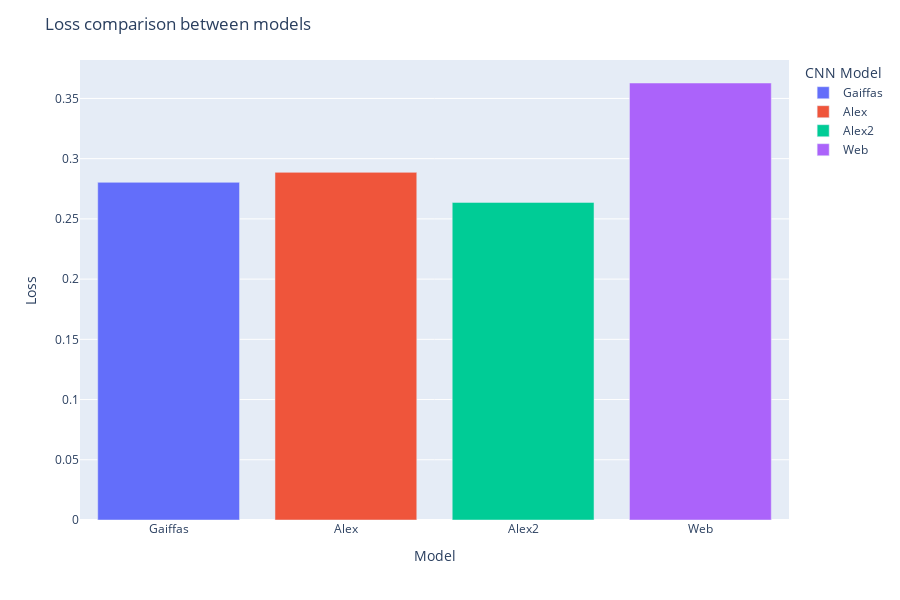

Notebook code for this chart:
### Code cell
fig = px.bar(testing_accuracy_df, x='model', y='loss', hover_data=['loss', 'model'], 
             color='model', height=600,
             color_continuous_scale=px.colors.sequential.Viridis
            )

fig.update_layout(
    title="Loss comparison between models",
    xaxis_title="Model",
    yaxis_title="Loss",
    legend_title_text='CNN Model'
)

fig.show()

### Figure 1 — Plotly figure (JSON) as saved in the notebook; plotly's stock layout.template omitted (floating-point values rounded to 4 significant figures)
{"data": [{"alignmentgroup": "True", "customdata": [[0.2803, "Gaiffas"]], "hovertemplate": "model=%{customdata[1]}<br>loss=%{customdata[0]}<extra></extra>", "legendgroup": "Gaiffas", "marker": {"color": "#636efa"}, "name": "Gaiffas", "offsetgroup": "Gaiffas", "orientation": "v", "showlegend": true, "textposition": "auto", "type": "bar", "x": ["Gaiffas"], "xaxis": "x", "y": [0.2803], "yaxis": "y"}, {"alignmentgroup": "True", "customdata": [[0.2886, "Alex"]], "hovertemplate": "model=%{customdata[1]}<br>loss=%{customdata[0]}<extra></extra>", "legendgroup": "Alex", "marker": {"color": "#EF553B"}, "name": "Alex", "offsetgroup": "Alex", "orientation": "v", "showlegend": true, "textposition": "auto", "type": "bar", "x": ["Alex"], "xaxis": "x", "y": [0.2886], "yaxis": "y"}, {"alignmentgroup": "True", "customdata": [[0.2637, "Alex2"]], "hovertemplate": "model=%{customdata[1]}<br>loss=%{customdata[0]}<extra></extra>", "legendgroup": "Alex2", "marker": {"color": "#00cc96"}, "name": "Alex2", "offsetgroup": "Alex2", "orientation": "v", "showlegend": true, "textposition": "auto", "type": "bar", "x": ["Alex2"], "xaxis": "x", "y": [0.2637], "yaxis": "y"}, {"alignmentgroup": "True", "customdata": [[0.3628, "Web"]], "hovertemplate": "model=%{customdata[1]}<br>loss=%{customdata[0]}<extra></extra>", "legendgroup": "Web", "marker": {"color": "#ab63fa"}, "name": "Web", "offsetgroup": "Web", "orientation": "v", "showlegend": true, "textposition": "auto", "type": "bar", "x": ["Web"], "xaxis": "x", "y": [0.3628], "yaxis": "y"}], "layout": {"barmode": "relative", "height": 600, "legend": {"title": {"text": "CNN Model"}, "tracegroupgap": 0}, "margin": {"t": 60}, "title": {"text": "Loss comparison between models"}, "xaxis": {"anchor": "y", "categoryarray": ["Gaiffas", "Alex", "Alex2", "Web"], "categoryorder": "array", "domain": [0, 1], "title": {"text": "Model"}}, "yaxis": {"anchor": "x", "domain": [0, 1], "title": {"text": "Loss"}}}}
